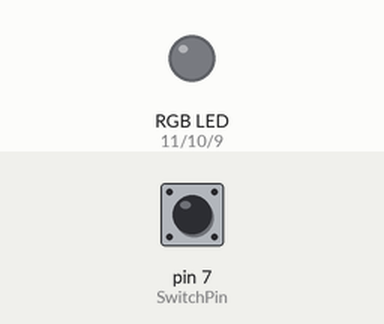
Simulated run of this sketch. Board: Arduino Uno, built with avr-gcc and run on an emulated ATmega328P. Shown: an RGB LED mixed from three pins (HIGH = lit). The test bench sets the inputs (shaded band); at power-on: pin 7 (SwitchPin) HIGH. Dim RGB values are drawn brighter than linear.

Above: at 1.2 s.
1.3 s: pin 7 (SwitchPin) pulled LOW for 1 s
At 3.4 s:
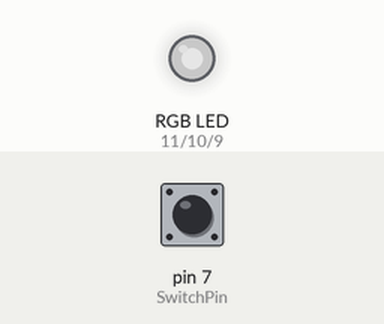
3.8 s: pin 7 (SwitchPin) pulled LOW for 3.2 s
At 5.16 s:
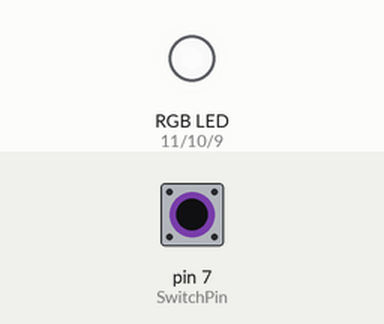
8.5 s: pin 7 (SwitchPin) pulled LOW for 0.15 s
At 9.2 s:
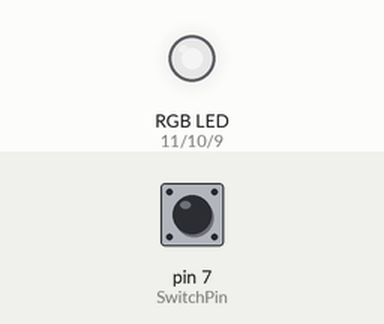
Timing chart, 0 to 11.5 s (numbered marks = the images above; inputs shaded):
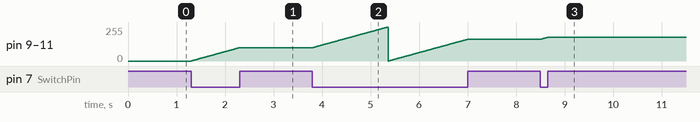

The sketch:

LedFade.ino
```cpp
int redLEDPin = 11;
int greenLEDPin = 10;
int blueLEDPin = 9;

int SwitchPin = 7;

int red = 0;
int blue = 0;
int green = 0;

void setup()
{
  pinMode(redLEDPin, OUTPUT);
  pinMode(greenLEDPin, OUTPUT);
  pinMode(blueLEDPin, OUTPUT);
  pinMode(SwitchPin, INPUT_PULLUP);
}

void loop()
{
  if(digitalRead(SwitchPin) == LOW){
      red ++;
      if (red > 255) red = 0;

      green ++;
      if (green > 255) green = 0;

      blue ++;
      if (blue > 255) blue = 0;

    analogWrite(redLEDPin, red);
    analogWrite(greenLEDPin, green);
    analogWrite(blueLEDPin, blue);
  }
  delay(10);
}
```

Measured:
- after the input at 1.3 s, pin 9 (blueLEDPin), pin 10 (greenLEDPin), pin 11 (redLEDPin): moves from 0/255 to 100/255 over 0.99 s, starting at once
- after the input at 8.5 s, pin 9 (blueLEDPin), pin 10 (greenLEDPin), pin 11 (redLEDPin): moves from 163/255 to 178/255 over 0.14 s, starting at once
